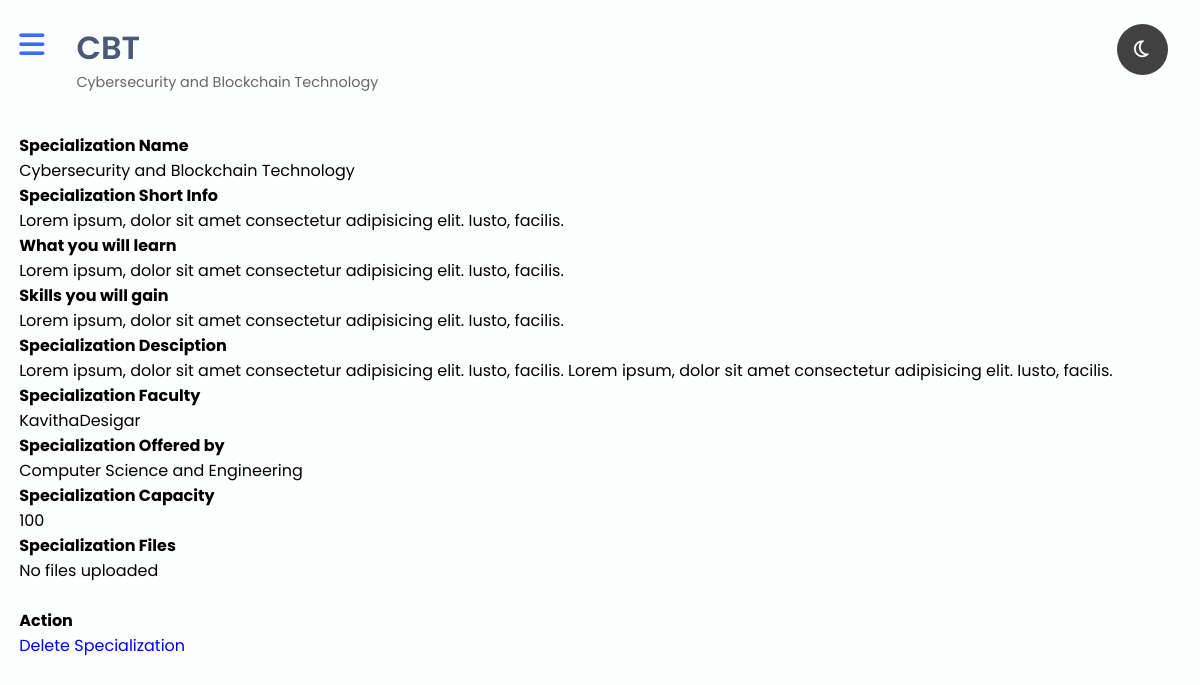
Page /specialization/view_specialization/Cybersecurity and Blockchain Technology/ (signed in) on the committed database.
### akira_apps/specialization/models.py (models this page shows, shortened)
class SpecializationsMC(models.Model):
    BRANCH_CHOICES = [
        ("","Branch Name"),
        ("Computer Science and Engineering","Computer Science and Engineering"),
        ("Aerospace/aeronautical Engineering","Aerospace/aeronautical Engineering"),
        ("Chemical Engineering","Chemical Engineering"),
        ("Civil Engineering","Civil Engineering"),
        ("Electronics and Communications Engineering","Electronics and Communications Engineering"),
        ("Electrical and Electronics Engineering","Electrical and Electronics Engineering"),
        ("Petroleum Engineering","Petroleum Engineering"),
        ("Bio Technology","Bio Technology"),
        ("Mechanical Engineering","Mechanical Engineering"),
    ]
    id = models.UUIDField(primary_key = True, unique = True, default = uuid.uuid4, editable = False)
    specialization_name = models.CharField(max_length = 50, unique = True)
    specialization_short_info = models.TextField(max_length = 100, default="Start your path to a career in project management. No degree or experience is required.")
    specialization_wywl = models.TextField(max_length = 500, default="WHAT YOU WILL LEARN")
    specialization_sywg = models.TextField(max_length = 500, default="SKILLS YOU WILL GAIN")
    specialization_desc = models.TextField(max_length = 500, default="Description of the Specialization")
    specialization_faculty = models.ForeignKey(User, on_delete=models.SET_NULL, blank=True, null=True)
    branch = models.CharField(max_length = 50, choices = BRANCH_CHOICES, default=1)
    capacity = models.IntegerField(default=0)

### akira_apps/specialization/views.py (the view)
# urls.py: path('view_specialization/<specialization_name>/', views.view_specialization, name='view_specialization'),
@login_required(login_url=settings.LOGIN_URL)
def view_specialization(request, specialization_name):
    specializationObj = SpecializationsMC.objects.get(specialization_name=specialization_name)
    specializationFilesObjs = SpecializationFiles.objects.filter(specialization = specializationObj)
    faculty_list = User.objects.all()
    branch_list = BranchForm()
    semester_list = Semester.objects.all()
    edit_course = False
    context = {
        "specialization":specializationObj,
        "specializationFilesObjs":specializationFilesObjs,
        "faculty_list":faculty_list,
        "branch_list":branch_list,
        "semester_list":semester_list,
        "edit_course":edit_course,
    }
    return render(request, 'specialization/view_specialization.html', context)

### akira_apps/staff/templatetags/first_letter_word.py (called while the page is built)
@register.filter
def first_letter_word(value):
    lst = value.split(" ")
    chindex=1
    arr = []
    if "and" in lst:
        lst.remove("and")
    for letter in lst:
        if chindex==1:
            arr.append(letter[0].upper().strip("&"))
        else:
            arr.append(letter)
    out = "".join(arr)
    return out

### akira_apps/staff/templatetags/user_group.py (called while the page is built)
@register.filter
def user_group(value):
    user = User.objects.get(username=value)
    groupList = ', '.join(map(str, user.groups.all()))
    return groupList

### akira_apps/specialization/templates/specialization/view_specialization.html
{% extends 'side_panel-navbar_dashboard.html' %}
{% load static %}
{% load first_letter_word %}
{% block content %}
{% block analytics-text %}
<h1>{{ specialization.specialization_name|first_letter_word }}</h1>
<p>{{ specialization.specialization_name }}</p>
{% endblock %}
{% block view-course %}
<h4>Specialization Name</h4>
{{ specialization.specialization_name }}
<br>
<h4>Specialization Short Info</h4>
{{ specialization.specialization_short_info }}
<br>
<h4>What you will learn</h4>
{{ specialization.specialization_wywl }}
<br>
<h4>Skills you will gain</h4>
{{ specialization.specialization_sywg }}
<br>
<h4>Specialization Desciption</h4>
{{ specialization.specialization_desc }}
<br>
<h4>Specialization Faculty</h4>
{{ specialization.specialization_faculty }}
<br>
<h4>Specialization Offered by </h4>
{{ specialization.branch }}
<br>
<h4>Specialization Capacity</h4>
{{ specialization.capacity }}
<br>
<h4>Specialization Files</h4>
{% for i in specializationFilesObjs %}
<a href="{{ i.specialization_files.url }}" download="{{ i.specialization_files.name|slice:'13:' }}">{{ i.specialization_files.name|slice:"13:" }}</a>
{% empty %}
<p>No files uploaded</p>
{% endfor %}
<br>
<h4>Action</h4>
<a href="{% url 'delete_specialization' specialization.id %}">Delete Specialization</a>
{% endblock %}
{% endblock %}

### static/styles/dashboard.css (style rules this page uses)
:root { --bg: #fbfefd; --main-accent: #e9eefd; --main-text: #4b5876; --shadow: rgba(17, 17, 26, 0.1) 0px 2px 16px; --theme-color: #424242; --card-color: #FFF; --large-text-color: #4b5876; --normal-text-color: #666; --close-menu-icon: #616161; --brand-color: #7c3aed; --icons-color: #396aff; --color-main: #396aff; --anchor-tag-color: #0000ee; --border-anchor-backup-codes: #00000045; --security-button-color: #e9eefd; --graph-p-bg-color: #d1d1d152; --graph-p-color: #3d3d3d; --topButton-color: #202124; --topButton-bg-color: rgba(95,99,104,.04); --course-btn-border-color: 1px solid #00000080; --share-button-color: #0f9d5833; --share-color-main: #14c66f; --block-component-card: #FFF; --block-delete-btn-bg: #ffffff; --block-delete-btn-color: #ff0601; }
html { scroll-behavior: smooth; }
body { background: var(--bg); overflow-x: hidden; }
* { padding: 0; margin: 0; text-decoration: none; font-family: 'Poppins', sans-serif; list-style-type: none; box-sizing: border-box; }
a { color: var(--anchor-tag-color); }
.header-title h1 { color: var(--large-text-color); font-weight: 600; }
.header-title p { color: var(--normal-text-color); font-size: .9rem; }

### rows in the picture
SpecializationsMC: specialization_name|first_letter_word "CBT", specialization_name "Cybersecurity and Blockchain Technology", specialization_short_info "Lorem ipsum, dolor sit amet consectetur adipisicing elit. Iusto, facilis.", specialization_wywl "Lorem ipsum, dolor sit amet consectetur adipisicing elit. Iusto, facilis.", specialization_sywg "Lorem ipsum, dolor sit amet consectetur adipisicing elit. Iusto, facilis.", specialization_desc "Lorem ipsum, dolor sit amet consectetur adipisicing elit. Iusto, facilis. Lorem ipsum, dolor sit amet consectetur adipisicing elit. Iusto, facilis.", specialization_faculty "KavithaDesigar", branch "Computer Science and Engineering", capacity "100"
